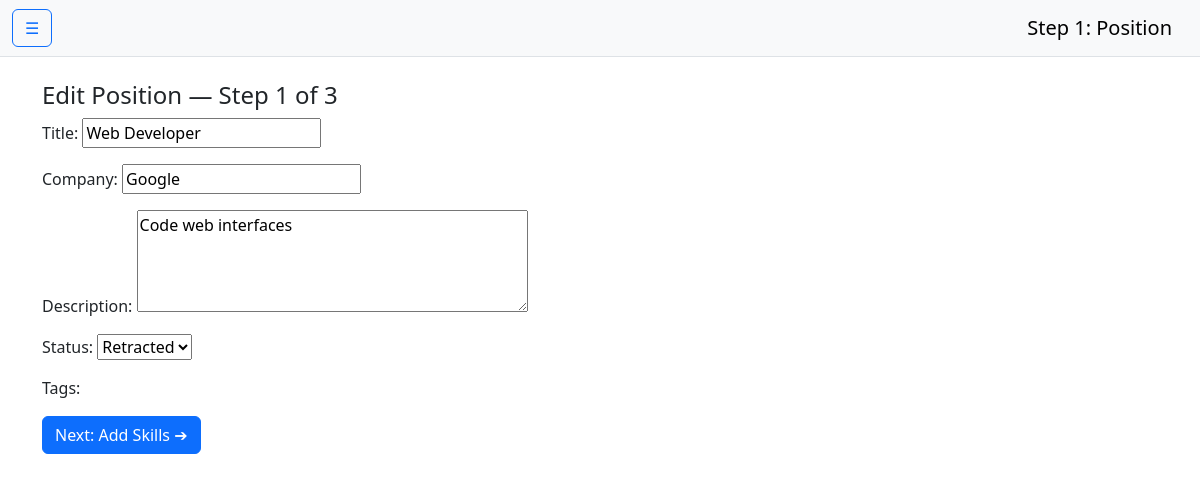
The app's page /accounts/admin/positions/2/edit/ (signed in) with its own data.
### positions/models.py (models this page shows, shortened)
class Position(models.Model):
    STATUS_CHOICES = [
        ('draft',     'Draft'),
        ('posted',    'Posted'),
        ('retracted', 'Retracted'),
        ('deleted',   'Deleted'),
    ]
    title       = models.CharField(max_length=200)
    company     = models.CharField(max_length=200)
    description = models.TextField(blank=True)
    tags        = models.ManyToManyField(Tag, blank=True)
    status      = models.CharField(
                     max_length=10,
                     choices=STATUS_CHOICES,
                     default='draft'
                  )
    created_at  = models.DateTimeField(auto_now_add=True)
    updated_at  = models.DateTimeField(auto_now=True)

### positions/views.py (the view, shortened to what this page needs)
# urls.py: path('<int:pk>/edit/',     PositionStep1View.as_view(),       name='edit'),
@method_decorator(never_cache, name='dispatch')
class PositionStep1View(AdminRequiredMixin, FormView):
    template_name = 'positions/position_step1.html'
    form_class    = PositionStep1Form
    def dispatch(self, request, *args, **kwargs):
        self.position = None
        if 'pk' in kwargs:
            self.position = get_object_or_404(Position, pk=kwargs['pk'])
        return super().dispatch(request, *args, **kwargs)
    def get_form_kwargs(self):
        kwargs = super().get_form_kwargs()
        if self.position:
            kwargs['instance'] = self.position
        return kwargs
    def get_initial(self):
        if not self.position:
            return {}
        return {
            'title':       self.position.title,
            'company':     self.position.company,
            'description': self.position.description,
            'status':      self.position.status,
            'tags':        self.position.tags.all(),
        }

### positions/forms.py
class PositionStep1Form(ModelForm):
    class Meta:
        model = Position
        fields = ['title', 'company', 'description', 'status', 'tags']
        widgets = {
            'description': forms.Textarea(attrs={'rows': 4}),
            'tags':        forms.CheckboxSelectMultiple(),
        }

### positions/views.py (called while the page is built)
    def test_func(self):
        return self.request.user.is_authenticated and self.request.user.is_admin

### templates/positions/position_step1.html (shortened to what this page needs)
{% extends "accounts/base_admin.html" %}
{% block navbar_title %}Step 1: Position{% endblock %}
{% block content %}
  <h4>{{ form.instance.pk|yesno:"Edit,New" }} Position — Step 1 of 3</h4>
  <form method="post">{% csrf_token %}
    <div class="mb-3">
      {{ form.title.label_tag }}
      {{ form.title }}
    </div>
    <div class="mb-3">
      {{ form.company.label_tag }}
      {{ form.company }}
    </div>
    <div class="mb-3">
      {{ form.description.label_tag }}
      {{ form.description }}
    </div>
    <div class="mb-3">
      {{ form.status.label_tag }}
      {{ form.status }}
    </div>
    <div class="mb-3">
      {{ form.tags.label_tag }}
    </div>
    <button type="submit" class="btn btn-primary">Next: Add Skills ➔</button>
  </form>
{% endblock %}

### records on screen
Position: instance.pk "Edit", title "Web Developer", company "Google", description "Code web interfaces", status "Retracted"
